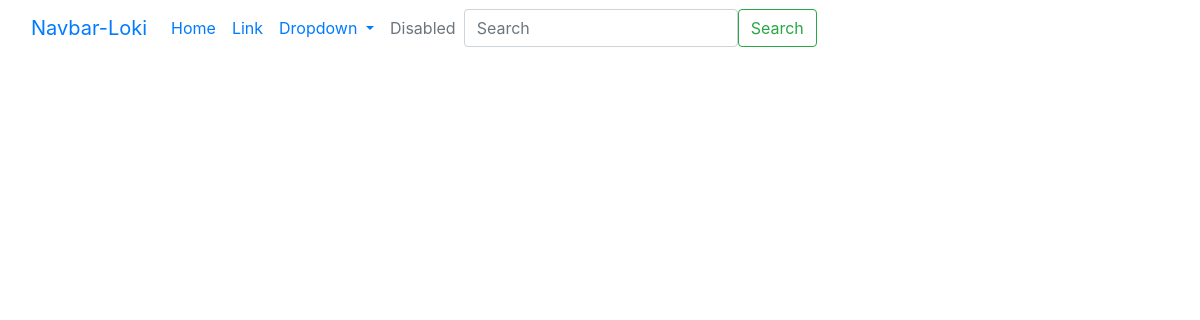
Before: / with the older database file.
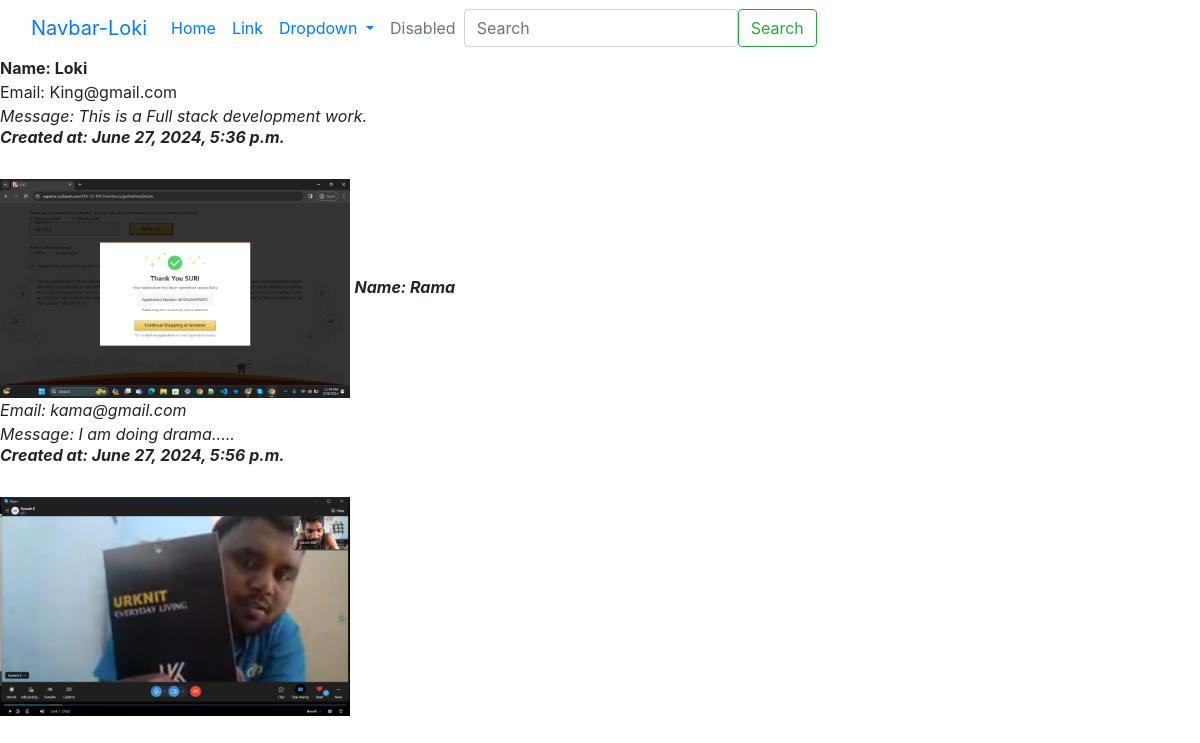
After: the same page with the newer database file.
### demoapp/models.py (models this page shows, shortened)
class Contact(models.Model):
    name=models.CharField(max_length=50)
    email=models.EmailField()
    message=models.TextField()
    image=models.ImageField(upload_to="images/")
    created_at=models.DateTimeField(default=datetime.now)
    is_resolved=models.BooleanField(default=False)

### demoapp/views.py (the view)
# urls.py: 2. Add a URL to urlpatterns:  path('', views.home, name='home')
def home(request):
    post=Contact.objects.all()
    return render(request,"base.html",{"post":post})

### templates/base.html (shortened to what this page needs)
{% load static %}
<!doctype html>
<html lang="en">
  <head>
    <link rel="stylesheet" href="{% static 'css/bootstrap-grid.css' %}">
    <link rel="stylesheet" href="{% static 'css/bootstrap.css'%}">
    <link rel="stylesheet" href="{% static 'css/bootstrap-grid.css' %}">
    <link rel="stylesheet" href="{% static 'css/bootstrap-grid.min.css' %}">
    <link rel="stylesheet" href="{% static 'css/bootstrap-reboot.css' %}">
    <link rel="stylesheet" href="{% static 'css/bootstrap.min.css' %}">
    <link rel="stylesheet" href="{% static 'css/bootstrap-reboot.min.css' %}">
  </head>
  <body>
    <header>
      <nav class="navbar navbar-expand-lg bg-body-tertiary">
        <div class="container-fluid">
          <a class="navbar-brand" href="#">Navbar-Loki</a>
          <div class="collapse navbar-collapse" id="navbarSupportedContent">
            <ul class="navbar-nav me-auto mb-2 mb-lg-0">
              <li class="nav-item">
                <a class="nav-link active" aria-current="page" href="#">Home</a>
              </li>
              <li class="nav-item">
                <a class="nav-link" href="#">Link</a>
              </li>
              <li class="nav-item dropdown">
                <a class="nav-link dropdown-toggle" href="#" role="button" data-bs-toggle="dropdown" aria-expanded="false">
                  Dropdown
                </a>
              </li>
              <li class="nav-item">
                <a class="nav-link disabled" aria-disabled="true">Disabled</a>
              </li>
            </ul>
            <div class="ms-left">
              <form class="d-flex ms-auto" role="search">
                <input class="form-control me-2" type="search" placeholder="Search" aria-label="Search">
                <button class="btn btn-outline-success" type="submit">Search</button>
              </form>
            </div>
          </div>
        </div>
      </nav>
    </header>
  </body>
  {% block content %}
  {% for i in post %}
  <b>Name: {{i.name}}</b></br>
  Email: {{i.email}}</br>
  <i>Message: {{i.message}}<i></br>
  <h6><b>Created at: {{i.created_at}}</b></h6></br>
  <img width="350px" src={{i.image.url}}>
  {% endfor %}
  {% endblock content %}
</html>

Changed rows visible on the page:
added Contact: name "Loki", email "King@gmail.com", message "This is a Full stack development work.", created_at "June 27, 2024, 5:36 p.m.", image (picture)
added Contact: name "Rama", email "kama@gmail.com", message "I am doing drama.....", created_at "June 27, 2024, 5:56 p.m.", image (picture)
